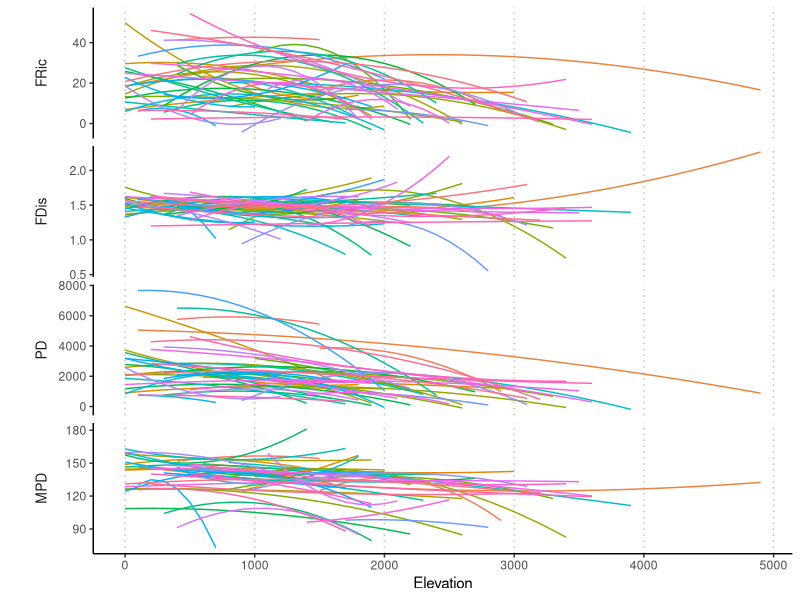

This chart was generated by the following R code:
## ---- chunk 1
library(dplyr)
library(readxl) # file is .xlsx
library(glue)
library(ggplot2); theme_set(theme_classic())
library(purrr)

# colour palette to match that used in paper
scale_col_pal <- scale_color_brewer(palette = "Dark2")

data_dryad <- read_xlsx("data/montano_dryad_data.xlsx",
                        sheet = "FDPD_Supporting")

## ---- chunk 2

# iterate over each mountain in the dataset:
# fit LM of each metric against linear and second-order polynomial terms of Elevation
# extract intercept and coefficients for both Elevation terms
# aggregate all these values over all mountains

list_mount <- unique(data_dryad$Mountain)
metric_cols <- c("FRic", "FDis", "PD", "MPD")
to_iter <- expand.grid(mountain = list_mount, metric = metric_cols)

quad_reg <- map2(to_iter$mountain, to_iter$metric, ~ {
  
  data_mount <- data_dryad %>% filter(Mountain == .x)
  model_formula <- as.formula(glue("{.y} ~ elevation + I(elevation^2)"))
  model_mount <- lm(model_formula, data_mount)
  
  # predict only for elevations present in each mountain
  to_pred <- data_mount %>% distinct(Mountain, elevation)
  # predict
  model_pred <- predict(model_mount, newdata = to_pred, type = "response")
  pred <- bind_cols(to_pred, pred = model_pred)

  t(model_mount$coefficients) %>% 
    as_tibble() %>% 
    magrittr::set_colnames(c("intercept", "coef_linear", "coef_poly")) %>% 
    bind_cols(tibble(mountain = .x, metric = .y)) %>% 
    left_join(pred, by = c("mountain" = "Mountain"))
  
}) %>% 
  list_rbind() %>% 
  relocate(metric, mountain) # bring metric and mountain cols to the start

## ---- chunk 3
#| fig-asp: 1.5

quad_reg %>% 
  ggplot(aes(x = elevation, y = pred, col = mountain)) +
  geom_line() +
  facet_wrap(~ metric, ncol = 1, scales = "free_y", strip.position = "left") + 
  labs(x = "Elevation", y = "") +
  # scale_col_pal + # only makes sense to colour scheme after classifying into 8 categs
  theme(panel.grid.major.x = element_line(colour = "grey", linetype = "dotted"),
        # match strip format in paper
        strip.background = element_rect(colour = NA),
        strip.placement = "outside",
        strip.text = element_text(size = 10),
        # remove colour key
        legend.position = "none") 

